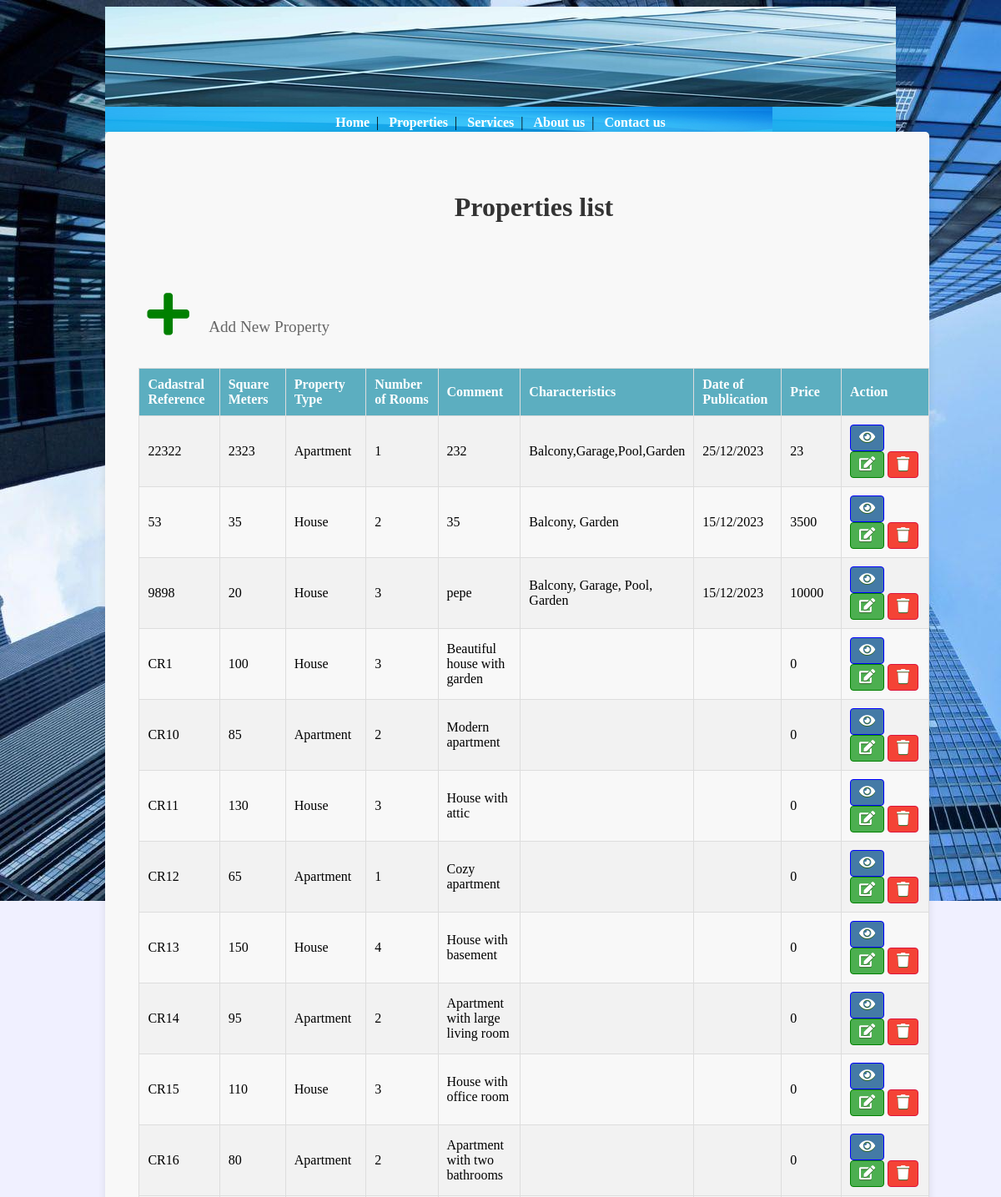
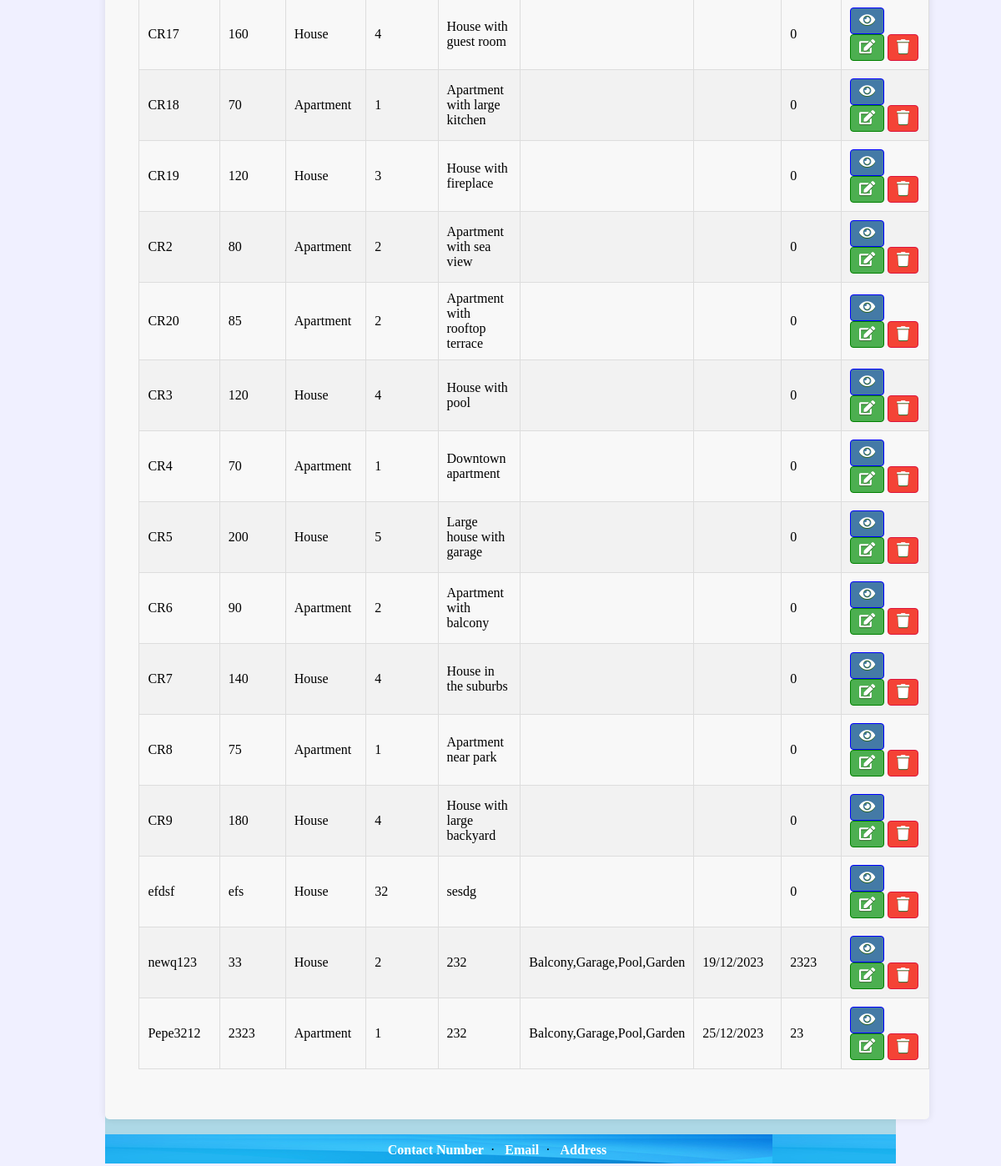
Screenshot of /index.php?page=controller_property&op=list with the database file from the repository (2 pictures, top to bottom).
### tables this page shows
CREATE TABLE `property` (
  `id` int(10) UNSIGNED NOT NULL,
  `cadastral_reference` varchar(255) NOT NULL,
  `square_meters` varchar(255) NOT NULL,
  `property_type` varchar(255) NOT NULL,
  `characteristics` varchar(255) NOT NULL,
  `number_of_rooms` int(11) DEFAULT NULL,
  `comment` varchar(255) DEFAULT NULL,
  `date_publication` varchar(20) NOT NULL,
  `price` float NOT NULL
);

### module/property/model/DAOProperty.php (called while the page is built, shortened)
<?php
	class DAOProperty{
		function select_all_property(){
			$sql = "SELECT * FROM property ORDER BY cadastral_reference ASC";
			$conection = connect::con();
            $res = mysqli_query($conection, $sql);
            return $res;
		}
	}

### module/property/view/list_property.php (the view, shortened to what this page needs)
<div id="contenido" class="property-list-container">
    <div class="container" >
        <div class="row title-row">
            <h3>Properties list</h3>
        </div>
        <div class="row title-row">
            <p><a href="index.php?page=controller_property&op=create" class="add-button"><i class="fas fa-plus"></i></a>&nbsp&nbsp Add New Property</p>             <table>
                <tr>
                    <th width=125><b>Cadastral Reference</b></th>
                    <th width=125><b>Square Meters</b></th>
                    <th width=125><b>Property Type</b></th>
                    <th width=125><b>Number of Rooms</b></th>
                    <th width=125><b>Comment</b></th>
                    <th width=125><b>Characteristics</b></th>
                    <th width=125><b>Date of Publication</b></th>
                    <th width=125><b>Price</b></th>
                    <th width=350><b>Action</b></th>
                </tr>
                <?php
                if ($rdo->num_rows === 0) {
                    echo '<tr>';
                    echo '<td align="center" colspan="8">No Properties Found</td>';
                    echo '</tr>';
                } else {
                    foreach ($rdo as $row) {
                        echo '<tr>';
                        echo '<td width=125>' . $row['cadastral_reference'] . '</td>';
                        echo '<td width=125>' . $row['square_meters'] . '</td>';
                        echo '<td width=125>' . $row['property_type'] . '</td>';
                        echo '<td width=125>' . $row['number_of_rooms'] . '</td>';
                        echo '<td width=125>' . $row['comment'] . '</td>';
                        echo '<td width=125>' . $row['characteristics'] . '</td>';
                        echo '<td width=125>' . $row['date_publication'] . '</td>';
                        echo '<td width=125>' . $row['price'] . '</td>';
                        echo '<td width=350>';
                        echo '<a class="Button_blue" href="index.php?page=controller_property&op=read&id=' . $row['cadastral_reference'] . '"><i class="fas fa-eye"></i></a>';
                        echo '<a class="Button_green" href="index.php?page=controller_property&op=update&id=' . $row['cadastral_reference'] . '"><i class="fas fa-edit"></i></a>';
                        echo '<a class="Button_red" href="index.php?page=controller_property&op=delete&id=' . $row['cadastral_reference'] . '"><i class="fas fa-trash"></i></a>';
                        echo '</td>';
                        echo '</tr>';
                    }
                }
                ?>
            </table>
        </div>
    </div>
</div>

### index.php (shortened to what this page needs)
<?php
    if ((isset($_GET['page'])) && ($_GET['page']==="controller_property") ){
		include("view/inc/top_page_property.php");
	}else{
		include("view/inc/top_page.php");
	}
?>
<div id="wrapper">
    <div id="header">
    	<?php
    	    include("view/inc/header.php");
    	?>
    </div>
    <div id="menu">
		<?php
		    include("view/inc/menu.php");
		?>
    </div>
<div id="" class="back">
    	<?php
		    include("view/inc/pages.php");
		?>
        <br style="clear:both;" />
    </div>
    <div id="footer">
	    <?php
	        include("view/inc/footer.php");
	    ?>
    </div>
</div>
<?php
    include("view/inc/bottom_page.php");
?>

### view/inc/top_page_property.php (shortened to what this page needs)
<!DOCTYPE html>
<html>
    <head>
		<link rel="stylesheet" href="https://cdnjs.cloudflare.com/ajax/libs/font-awesome/5.15.3/css/all.min.css">
        <link rel="stylesheet" href="https://cdnjs.cloudflare.com/ajax/libs/jqueryui/1.11.4/jquery-ui.css" />
	    <link href="view/css/style.css" rel="stylesheet" type="text/css" />
		<link href="https://cdnjs.cloudflare.com/ajax/libs/toastr.js/latest/toastr.min.css" rel="stylesheet"/>
    </head>
    <body>

### view/inc/header.php
<div id="header">
</div>

### view/inc/menu.php
<div id="menu">
    <a href="index.php?page=homepage">Home</a>&nbsp;&nbsp;|&nbsp;&nbsp;
	<a href="index.php?page=controller_property&op=list">Properties</a>&nbsp;&nbsp;|&nbsp;&nbsp;
	<a href="index.php?page=services">Services</a>&nbsp;&nbsp;|&nbsp;&nbsp;
	<a href="index.php?page=aboutus">About us</a>&nbsp;&nbsp;|&nbsp;&nbsp;
    <a href="index.php?page=contactus">Contact us</a>
</div>

### view/inc/pages.php (shortened to what this page needs)
<?php
    $page = isset($_GET['page']) ? $_GET['page'] : 'homepage';
	switch($page){
		case "controller_property";
			include("module/property/controller/".$_GET['page'].".php");
			break;
	}
?>

### module/property/controller/controller_property.php (shortened to what this page needs)
<?php
include("module/property/model/DAOProperty.php");
switch ($_GET['op']) {
    case 'list';
        try {
            $daoproperty = new DAOProperty();
            $rdo = $daoproperty->select_all_property();
        } catch (Exception $e) {
            $callback = 'index.php?page=503';
            die('<script>window.location.href="' . $callback . '";</script>');
        }
        if (!$rdo) {
            $callback = 'index.php?page=503';
            die('<script>window.location.href="' . $callback . '";</script>');
        } else {
            include("module/property/view/list_property.php");
        }
        break;
}

### view/inc/footer.php
<div id="footer">
    <a href="">Contact Number</a>&nbsp;&nbsp;·&nbsp;&nbsp;
	<a href="">Email</a>&nbsp;&nbsp;·&nbsp;&nbsp;
	<a href="">Address</a>&nbsp;&nbsp;
</div>

### view/css/style.css (style rules this page uses)
body { background-color: #F0F0FF; background-image: url(../img/background.png); background-attachment: fixed; background-repeat: no-repeat; }
#wrapper { width: 80%; margin: auto; background-color: #FFFFFF; }
#header { height: 80px; background-image: url(../img/header.jpg); background-repeat: no-repeat; height: 120px; }
#menu { background-image: url(../img/menu.png); height: 25px; padding-top: 5px; text-align: center; }
#menu a, #footer a { color: #FFFFFF; text-decoration: none; font-weight: bold; }
#contenido { padding: 20px; }
#footer { background-image: url(../img/menu.png); height: 25px; padding-top: 5px; text-align: center; }
.Button_green { background-color: green; -moz-border-radius: 28px; -webkit-border-radius: 28px; border-radius: 28px; border: 1px solid green; display: inline-block; cursor: pointer; color: #ffffff; font-family: Arial; font-size: 17px; padding: 16px 31px; text-decoration: none; text-shadow: 0px 1px 0px #2f6627; }
.Button_blue { background-color: blue; -moz-border-radius: 28px; -webkit-border-radius: 28px; border-radius: 28px; border: 1px solid blue; display: inline-block; cursor: pointer; color: #ffffff; font-family: Arial; font-size: 17px; padding: 16px 31px; text-decoration: none; text-shadow: 0px 1px 0px #2f6627; }
.Button_red { background-color: crimson; -moz-border-radius: 28px; -webkit-border-radius: 28px; border-radius: 28px; border: 1px solid crimson; display: inline-block; cursor: pointer; color: #ffffff; font-family: Arial; font-size: 17px; padding: 16px 31px; text-decoration: none; text-shadow: 0px 1px 0px #2f6627; }
.property-list-container { width: 100%; margin: 0 auto; padding: 20px; background-color: #f8f8f8; border-radius: 5px; box-shadow: 0px 0px 10px 0px rgba(0,0,0,0.1); }
.property-list-container h3 { color: #333; text-align: center; }
.property-list-container table { width: 100%; margin: 20px 0; border-collapse: collapse; }
.property-list-container td, .property-list-container th { padding: 10px; border: 1px solid #ddd; text-align: left; }
.property-list-container th { background-color: #5caec0; color: white; }
.property-list-container tr:nth-child(even) { background-color: #f2f2f2; }
.property-list-container .Button_blue { background-color: #447aa6; color: white; padding: 5px 10px; text-decoration: none; border-radius: 4px; }
.property-list-container .Button_green { background-color: #4CAF50; color: white; padding: 5px 10px; text-decoration: none; border-radius: 4px; }
.property-list-container .Button_red { background-color: #f44336; color: white; padding: 5px 10px; text-decoration: none; border-radius: 4px; }
.title-row { width: 100%; padding: 20px; }
.title-row h3 { color: #333; font-size: 2em; margin-bottom: 10px; }
.title-row p { color: #666; font-size: 1.2em; }
.add-button { display: inline-block; font-size: 3em; color: green; text-decoration: none; font-weight: bolder; margin: 10px; }
.back { background-color: lightblue; }

### rows the page displays
property: cadastral_reference "22322", square_meters "2323", property_type "Apartment", number_of_rooms "1", comment "232", characteristics "Balcony,Garage,Pool,Garden", date_publication "25/12/2023", price "23"
property: cadastral_reference "53", square_meters "35", property_type "House", number_of_rooms "2", comment "35", characteristics "Balcony, Garden", date_publication "15/12/2023", price "3500"
property: cadastral_reference "9898", square_meters "20", property_type "House", number_of_rooms "3", comment "pepe", characteristics "Balcony, Garage, Pool, Garden", date_publication "15/12/2023", price "10000"
property: cadastral_reference "CR1", square_meters "100", property_type "House", number_of_rooms "3", comment "Beautiful house with garden", price "0"
property: cadastral_reference "CR10", square_meters "85", property_type "Apartment", number_of_rooms "2", comment "Modern apartment", price "0"
property: cadastral_reference "CR11", square_meters "130", property_type "House", number_of_rooms "3", comment "House with attic", price "0"
property: cadastral_reference "CR12", square_meters "65", property_type "Apartment", number_of_rooms "1", comment "Cozy apartment", price "0"
property: cadastral_reference "CR13", square_meters "150", property_type "House", number_of_rooms "4", comment "House with basement", price "0"
property: cadastral_reference "CR14", square_meters "95", property_type "Apartment", number_of_rooms "2", comment "Apartment with large living room", price "0"
property: cadastral_reference "CR15", square_meters "110", property_type "House", number_of_rooms "3", comment "House with office room", price "0"
property: cadastral_reference "CR16", square_meters "80", property_type "Apartment", number_of_rooms "2", comment "Apartment with two bathrooms", price "0"
property: cadastral_reference "CR17", square_meters "160", property_type "House", number_of_rooms "4", comment "House with guest room", price "0"
property: cadastral_reference "CR18", square_meters "70", property_type "Apartment", number_of_rooms "1", comment "Apartment with large kitchen", price "0"
property: cadastral_reference "CR19", square_meters "120", property_type "House", number_of_rooms "3", comment "House with fireplace", price "0"
property: cadastral_reference "CR2", square_meters "80", property_type "Apartment", number_of_rooms "2", comment "Apartment with sea view", price "0"
property: cadastral_reference "CR20", square_meters "85", property_type "Apartment", number_of_rooms "2", comment "Apartment with rooftop terrace", price "0"
property: cadastral_reference "CR3", square_meters "120", property_type "House", number_of_rooms "4", comment "House with pool", price "0"
property: cadastral_reference "CR4", square_meters "70", property_type "Apartment", number_of_rooms "1", comment "Downtown apartment", price "0"
property: cadastral_reference "CR5", square_meters "200", property_type "House", number_of_rooms "5", comment "Large house with garage", price "0"
property: cadastral_reference "CR6", square_meters "90", property_type "Apartment", number_of_rooms "2", comment "Apartment with balcony", price "0"
property: cadastral_reference "CR7", square_meters "140", property_type "House", number_of_rooms "4", comment "House in the suburbs", price "0"
property: cadastral_reference "CR8", square_meters "75", property_type "Apartment", number_of_rooms "1", comment "Apartment near park", price "0"
property: cadastral_reference "CR9", square_meters "180", property_type "House", number_of_rooms "4", comment "House with large backyard", price "0"
property: cadastral_reference "efdsf", square_meters "efs", property_type "House", number_of_rooms "32", comment "sesdg", price "0"
property: cadastral_reference "newq123", square_meters "33", property_type "House", number_of_rooms "2", comment "232", characteristics "Balcony,Garage,Pool,Garden", date_publication "19/12/2023", price "2323"
property: cadastral_reference "Pepe3212", square_meters "2323", property_type "Apartment", number_of_rooms "1", comment "232", characteristics "Balcony,Garage,Pool,Garden", date_publication "25/12/2023", price "23"
